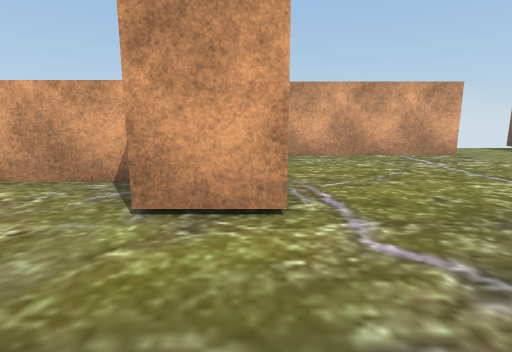
view 1 (above)

16 first-person views from a walk through a scene from a Unity 3-D project. The camera is 1.2 m above the floor, tilts 10° down and sees 80° across. The floor is counted in squares, 1 m on a side. Each view is taken from the middle of a square. On the plan, view 1 faces up. The plan holds only what a view shows up to about 13 squares ahead; the rest is blank. Some animated figures are left out. Some surface patterns are stand-ins.

view 2
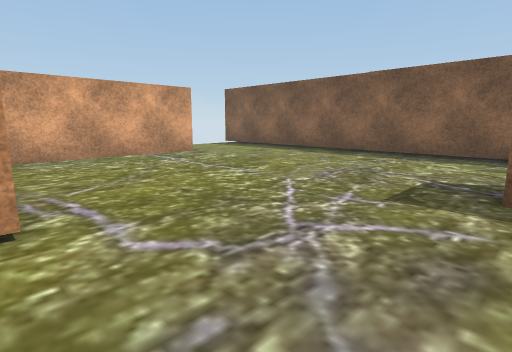

view 3
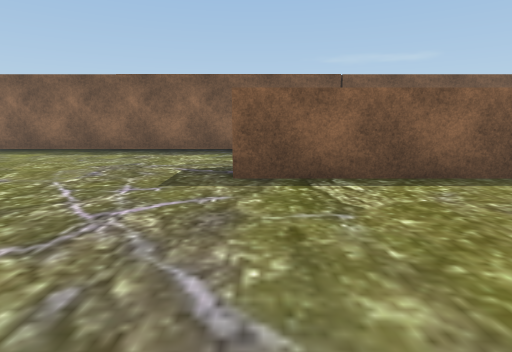

view 4
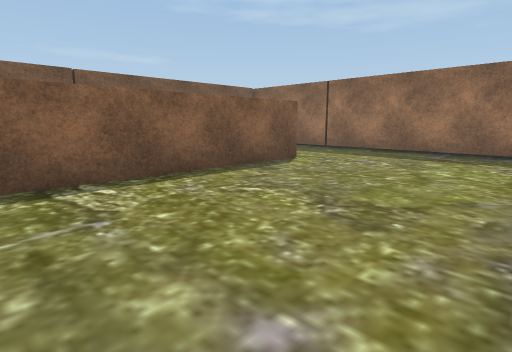

view 5
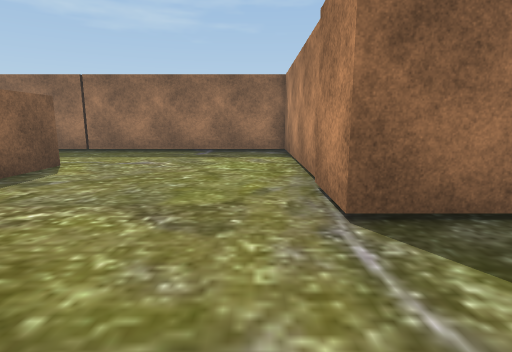

view 6
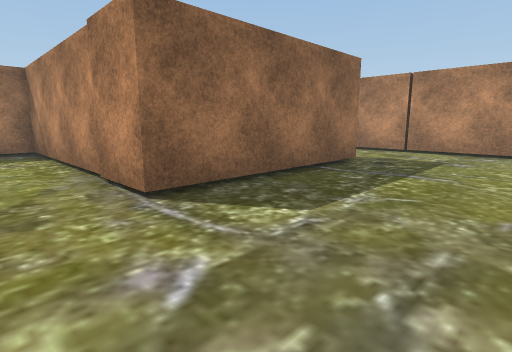

view 7
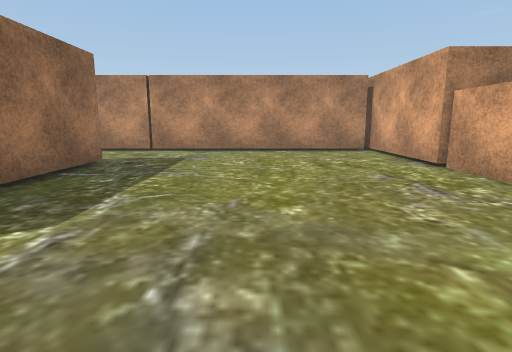

view 8
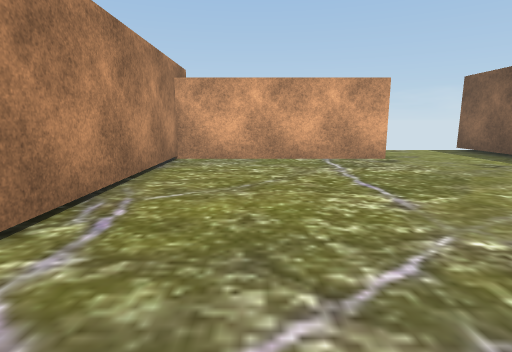

view 9
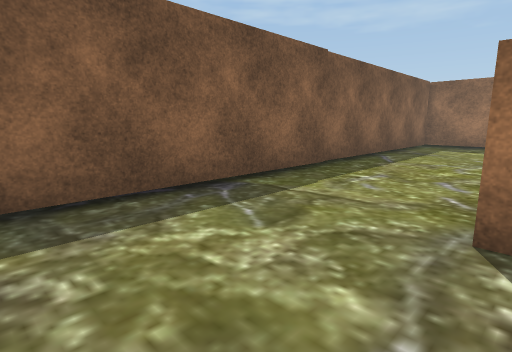

view 10
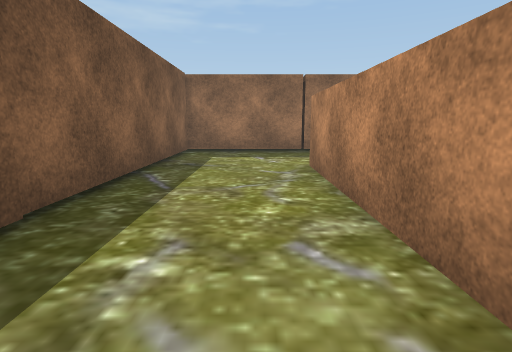

view 11
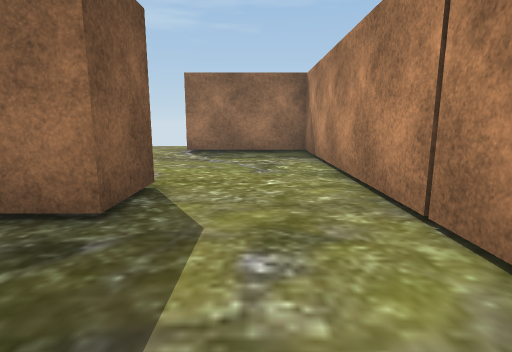

view 12
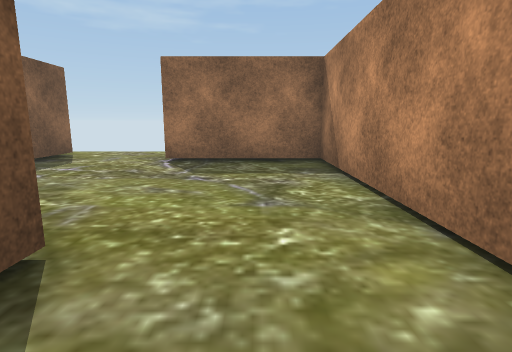

view 13
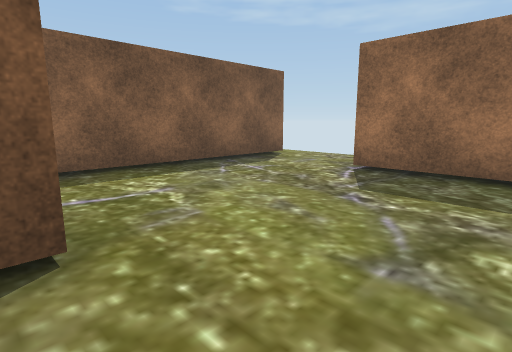

view 14
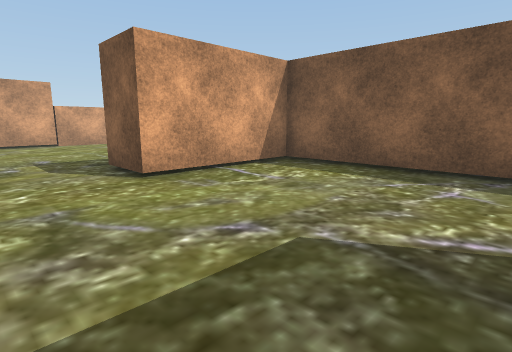

view 15
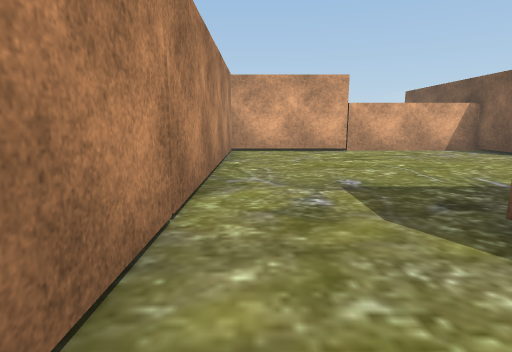

view 16
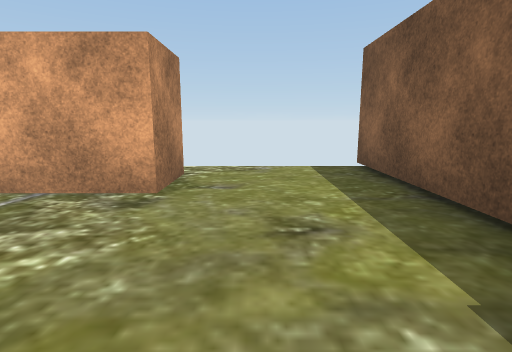

### Floor plan
Points are (right, up) in squares from view 1. A wall is a line through its corners. A room is listed if a view was taken in it or the views show most of it. See-through windows are left out.
Room 1 (views 1, 2, 3, 4, 5, 6, 7, 8, 9, 10, 11, 12, 13, 14, 15, 16)
walls: (-1.1, -5.9) (-1.1, -12.8) (11.9, -12.8); (-1.6, 4.2) (-1.6, 6.1) (-7.1, 6.1); (7.5, -1.6) (7.5, -8.5); (5.5, -8.6) (5.5, 0.5); (-7.1, 5.9) (-12.4, 5.9); (-3.2, -14.4) (-3.2, -5.6) (-8.1, -5.6) (-8.1, -3.6) (-1.1, -3.6) (-1.1, -5.6); (-12, 5.6) (-12, -12.4) (-7.1, -12.4); (7.3, 13.1) (7.3, 11.1) (0.4, 11.1) (0.4, 3.8) (-1.6, 3.8); (11.7, -12.5) (11.7, 14.5)
ways out: opening at (-6, -15); opening at (7, 14)

Where each view was taken, in squares from view 1:
view 1: 0 up, 0 right, facing up
view 2: 0 up, 0 right, facing up-right
view 3: 0 up, 1 left, facing right
view 4: 0 up, 1 left, facing down-right
view 5: 0 up, 0 right, facing down
view 6: 1 up, 1 right, facing down-left
view 7: 1 up, 1 right, facing left
view 8: 1 up, 3 right, facing up
view 9: 4 up, 7 right, facing down-right
view 10: 0 up, 9 right, facing down
view 11: 0 up, 10 left, facing down
view 12: 3 down, 10 left, facing down
view 13: 5 down, 11 left, facing down-right
view 14: 12 down, 11 left, facing up-right
view 15: 7 down, 11 left, facing up
view 16: 6 up, 9 right, facing up
